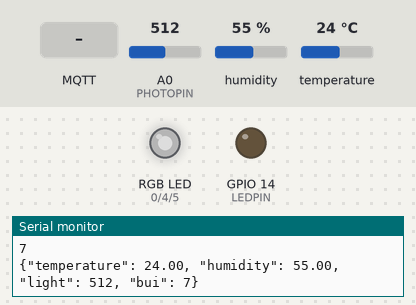
Simulated run of this sketch. Board: ESP8266 (NodeMCU). On the bench: an RGB LED mixed from three pins (HIGH = lit), output pins drawn as LEDs (lit = HIGH), the last lines printed to the serial monitor. Inputs (shaded band) come from the test bench; at power-on: A0 (PHOTOPIN) = 512, humidity 55 %, temperature 24 °C. Dim RGB values are drawn brighter than linear; WiFi joins after 1.5 s; servers stay silent unless stated; random numbers use the default seed unless the sketch sets one; no MQTT or app messages arrive unless stated.

Above: at 2.7 s.
2.8 s: MQTT message "on" arrives on the first subscribed topic
At 4.0 s:
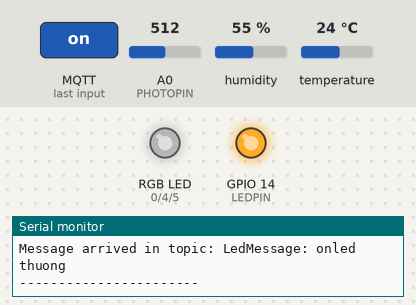
4.3 s: MQTT message "on" arrives on the second subscribed topic
At 5.4 s:
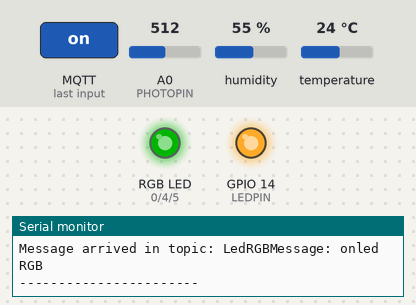
5.8 s: MQTT message "off" arrives on the first subscribed topic
At 6.5 s:
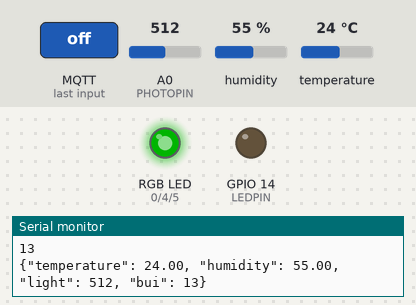
7.3 s: MQTT message "," arrives on the second subscribed topic
At 8.2 s:
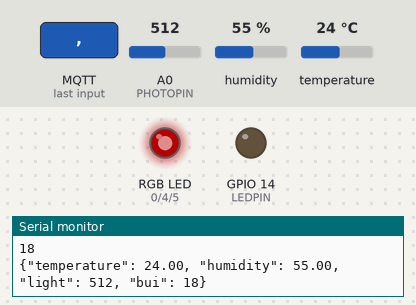
8.8 s: MQTT message "on" arrives on the first subscribed topic
At 10.0 s:
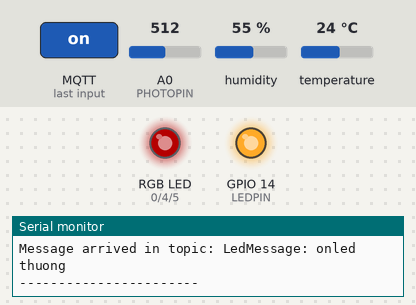
Timing chart, 0 to 11.3 s (numbered marks = the images above; inputs shaded):
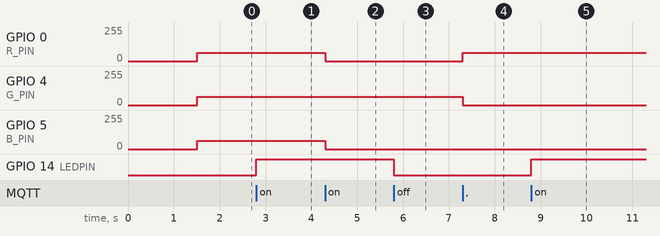

The sketch:

sketch_aug25a.ino
```cpp
#include <Wire.h>
#include <ESP8266WiFi.h>
#include <PubSubClient.h>
#include "DHT.h"
#include <vector>
#define DHTPIN 2
#define LEDPIN 14
#define R_PIN 0
#define G_PIN 4
#define B_PIN 5
#define DHTTYPE DHT11
#define PHOTOPIN A0
DHT dht(DHTPIN, DHTTYPE);

const char* wifi_ssid = "hnáht";
const char* wifi_password = "thethanh";
const char* mqtt_server = "192.168.8.90";
const char* topic = "dht11";
const char* ledTopic = "Led";
const char* RGBTopic = "LedRGB";
const int MIN_ANALOG = 1023;
const int MAX_ANALOG = 0;
const int DEFAULT_COLOR  = 0;
int R = 255;
int G = 0;
int B = 255;

WiFiClient espClient;
PubSubClient client(espClient);


void callback(char *topic, byte *payload, unsigned int length) {
    Serial.print("Message arrived in topic: ");
    Serial.print(topic);
    Serial.print("Message: ");
    String message;
    for (int i = 0; i < length; i++) {
        message += (char) payload[i];
    }
    Serial.print(message);
    if (String(topic) == ledTopic){
      Serial.println("led thuong");
      if (message == "on") {
          digitalWrite(LEDPIN, HIGH);
      } else if (message == "off") {
          digitalWrite(LEDPIN, LOW);
      }
    }
    else {
      Serial.println("led RGB");
      if(message == "on"){
        analogWrite(R_PIN, 0);
        analogWrite(G_PIN, 255);
        analogWrite(B_PIN, 0);
      }
      else if(message == "off"){
        analogWrite(R_PIN, 255);
        analogWrite(G_PIN, 255);
        analogWrite(B_PIN, 255);
      }
      else{
        std::vector<int> a;
        String p;
        int pos = 0;
        int end = message.length();

        while (pos < end) {
            int commaIndex = message.indexOf(",", pos);
            if (commaIndex == -1) {
                commaIndex = end;
            }

            p = message.substring(pos, commaIndex);
            Serial.println(p);

            int num = 0;
            for (int i = 0; i < p.length(); i++) {
                if (isdigit(p[i])) {
                    num = num * 10 + (p[i] - '0');
                }
            }
            a.push_back(255 - num);

            pos = commaIndex + 1;
        }

        Serial.println(a[0]);
        Serial.println(a[1]);
        Serial.println(a[2]);
        analogWrite(R_PIN,a[0]);
        analogWrite(G_PIN,a[1]);
        analogWrite(B_PIN,a[2]);
      }

    }
    Serial.println("-----------------------");
}

void setup() {
  Serial.begin(9600);
  setup_wifi();
  pinMode(R_PIN, OUTPUT);
  pinMode(G_PIN, OUTPUT);
  pinMode(B_PIN, OUTPUT);
  pinMode(LEDPIN, OUTPUT);
  analogWrite(R_PIN, 255);
  analogWrite(G_PIN, 255);
  analogWrite(B_PIN, 255);
  digitalWrite(LEDPIN, LOW);
  client.setServer(mqtt_server, 1883);
  client.setCallback(callback);
  client.subscribe(ledTopic);
  client.subscribe(RGBTopic);
}
unsigned long previousMillis = 0;
const long interval = 2000;
void loop() {
  if (!client.connected()) {
    reconnect();
  }
  client.loop();
  unsigned long currentMillis = millis();
  if (currentMillis - previousMillis >= interval) {
    float h = dht.readHumidity();
    float t = dht.readTemperature();
    int analog_value = analogRead(PHOTOPIN);
    int a = random(0,20);
    Serial.println(a);
    if (!isnan(h) && !isnan(t)) {
      char temp[100];
      snprintf(temp, sizeof(temp), "{\"temperature\": %.2f, \"humidity\": %.2f, \"light\": %d, \"bui\": %d}", t, h, analog_value,a);
      Serial.println(temp);
      client.publish(topic, temp);
    } else {
      Serial.println("Failed to read from DHT sensor!");
    }
    previousMillis = currentMillis;
  }
}

void setup_wifi() {
  delay(10);
  Serial.println();
  Serial.print("Connecting to ");
  Serial.println(wifi_ssid);

  WiFi.begin(wifi_ssid, wifi_password);

  while (WiFi.status() != WL_CONNECTED) {
    delay(500);
    Serial.print(".");
  }

  Serial.println("");
  Serial.println("WiFi connected");
  Serial.println("IP address: ");
  Serial.println(WiFi.localIP());
}

void reconnect() {
  while (!client.connected()) {
    Serial.print("Attempting MQTT connection...");

    if (client.connect("ESP8266Client")) {
      Serial.println("connected");
      client.subscribe(ledTopic);
      client.subscribe(RGBTopic);
    } else {
      Serial.print("failed, rc=");
      Serial.print(client.state());
      Serial.println(" try again in 5 seconds");
      delay(5000);
    }
  }
}
```

Measured:
- after the input at 2.8 s, GPIO 14 (LEDPIN): LOW → HIGH at once
- after the input at 4.3 s, GPIO 0 (R_PIN), GPIO 5 (B_PIN): 63/255 → 0/255 at once
- after the input at 5.8 s, GPIO 14 (LEDPIN): HIGH → LOW at once
- after the input at 7.3 s, GPIO 0 (R_PIN): 0/255 → 63/255 at once; GPIO 4 (G_PIN): 63/255 → 0/255 at once
- after the input at 8.8 s, GPIO 14 (LEDPIN): LOW → HIGH at once
